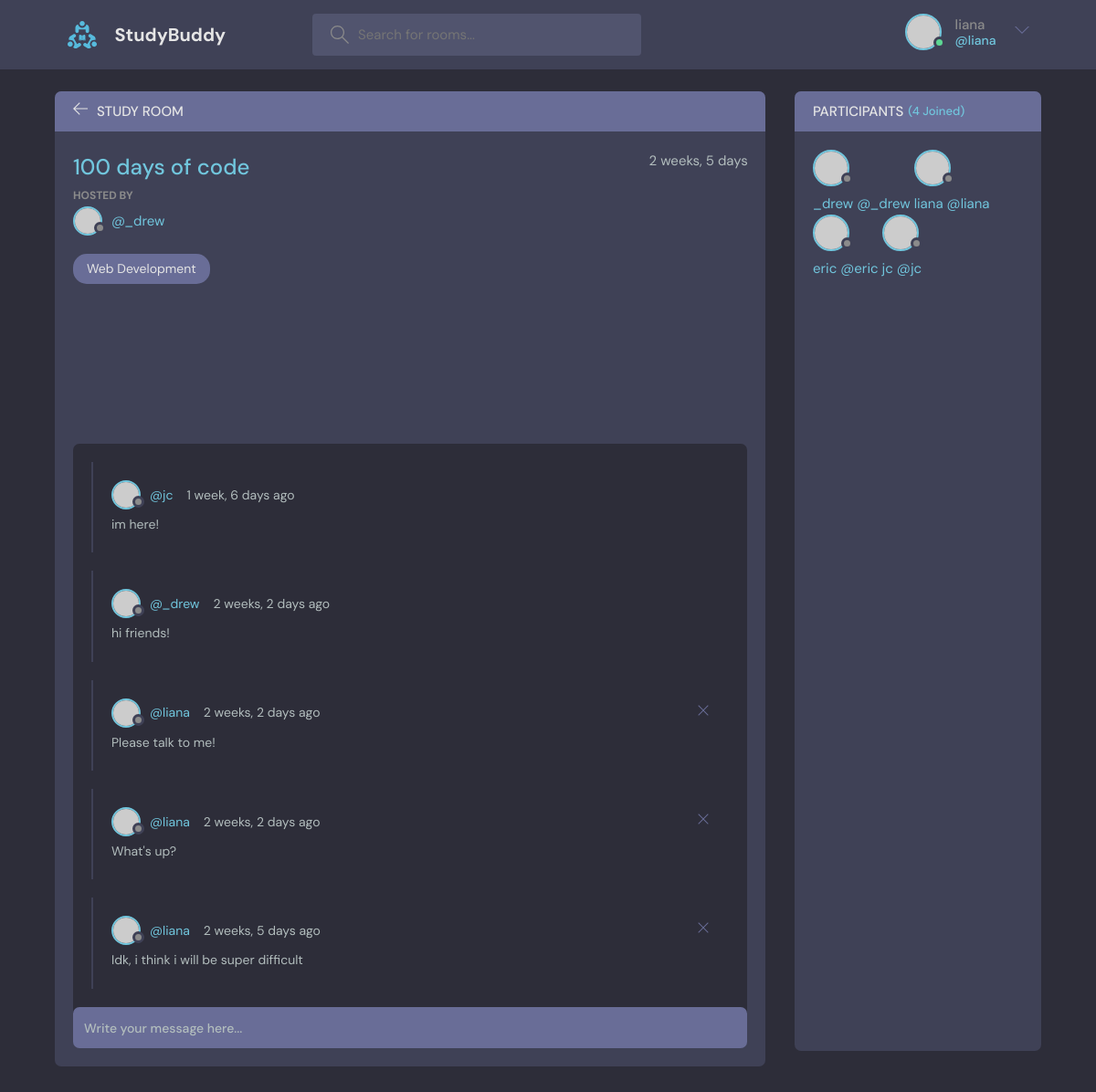
The app's page /room/2/ (signed in) with its own data.
### base/models.py (models this page shows, shortened)
class Room(models.Model):
    host = models.ForeignKey(
        User,
        on_delete=models.SET_NULL, null=True
        )
    topic = models.ForeignKey(
        Topic,
        on_delete=models.SET_NULL, null=True
        )
    name = models.CharField(max_length=200)
    description = models.TextField(null=True, blank=True)
    participants = models.ManyToManyField(User, related_name='participants', blank=True)
    updated = models.DateTimeField(auto_now=True)
    created = models.DateTimeField(auto_now_add=True)
    class Meta:
        ordering = ['-updated', '-created']

class Topic(models.Model):
    name = models.CharField(max_length=200)
    def __str__(self):
        return self.name

class Message(models.Model):
    user = models.ForeignKey(
        User,
        on_delete=models.CASCADE
    )
    room = models.ForeignKey(
        Room,
        on_delete=models.CASCADE
    )
    body = models.TextField()
    updated = models.DateTimeField(auto_now=True)
    created = models.DateTimeField(auto_now_add=True)
    class Meta:
        ordering = ['-updated', '-created']

### base/views.py (the view, shortened to what this page needs)
# urls.py: path('room/<str:pk>/', views.room, name="room"),
def room(request, pk):
    room = Room.objects.get(id=pk)
    room_messages = room.message_set.all().order_by('-created')
    participants = room.participants.all()
    context = {
        'room':room,
        'room_messages': room_messages,
        'participants': participants,
    }
    return render(request, 'base/room.html', context)

### base/templates/base/room.html (shortened to what this page needs)
{% extends 'main.html' %}
{% block content %}
    <main class="profile-page layout layout--2">
      <div class="container">
        <div class="room">
          <div class="room__top">
            <div class="room__topLeft">
              <a href="{% url 'home' %}">
                <svg version="1.1" xmlns="http://www.w3.org/2000/svg" width="32" height="32" viewBox="0 0 32 32">
                  <title>arrow-left</title>
                  <path
                    d="M13.723 2.286l-13.723 13.714 13.719 13.714 1.616-1.611-10.96-10.96h27.625v-2.286h-27.625l10.965-10.965-1.616-1.607z"
                  ></path>
                </svg>
              </a>
              <h3>Study Room</h3>
            </div>
          </div>
          <div class="room__box scroll">
            <div class="room__header scroll">
              <div class="room__info">
                <h3>{{room.name}}</h3>
                <span>{{room.created|timesince}}</span>
              </div>
              <div class="room__hosted">
                <p>Hosted By</p>
                <a href="{% url 'user-profile' room.host.id %}" class="room__author">
                  <div class="avatar avatar--small">
                    <img src="https://randomuser.me/api/portraits/men/37.jpg" />
                  </div>
                  <span>@{{room.host.username}}</span>
                </a>
              </div>
              <span class="room__topics">{{room.topic}}</span>
            </div>
            <div class="room__conversation">
              <div class="threads scroll">
                {% for message in room_messages %}
                <div class="thread">
                  <div class="thread__top">
                    <div class="thread__author">
                      <a href="{% url 'user-profile' message.user.id %}" class="thread__authorInfo">
                        <div class="avatar avatar--small">
                          <img src="https://randomuser.me/api/portraits/men/37.jpg" />
                        </div>
                        <span>@{{message.user.username}}</span>
                      </a>
                      <span class="thread__date"> {{message.created|timesince}} ago </span>
                    </div>
                    {% if request.user == message.user %}
                    <a href="{% url 'delete-message' message.id %}">
                    <div class="thread__delete">
                      <svg version="1.1" xmlns="http://www.w3.org/2000/svg" width="32" height="32" viewBox="0 0 32 32">
                        <title>remove</title>
                        <path
                          d="M27.314 6.019l-1.333-1.333-9.98 9.981-9.981-9.981-1.333 1.333 9.981 9.981-9.981 9.98 1.333 1.333 9.981-9.98 9.98 9.98 1.333-1.333-9.98-9.98 9.98-9.981z"
                        ></path>
                      </svg>
                    </div>
                  </a>
                    {% endif %}
                  </div>
                  <div class="thread__details">
                    {{message.body}}
                  </div>
                </div>
                {% endfor %}
              </div>
            </div>
          </div>
          <div class="room__message">
            <form action="" method="POST">
              <input name="body" placeholder="Write your message here..." />
            </form>
          </div>
        </div>
        <div class="participants">
          <h3 class="participants__top">Participants <span>({{participants.count}} Joined)</span></h3>
          <div class="participants__list scroll">
            {% for user in participants %}
            <a href=" {% url 'user-profile' user.id %} class="participant">
              <div class="avatar avatar--medium">
                <img src="https://randomuser.me/api/portraits/men/37.jpg" />
              </div>
              <p>
                {{user.username}}
                <span>@{{user.username}}</span>
              </p>
            </a>
            {% endfor %}
          </div>
        </div>
      </div>
    </main>
    {% endblock content %}

### templates/navbar.html (shortened to what this page needs)
{% load static %}
<header class="header header--loggedIn">
    <div class="container">
      <a href="{% url 'home' %}" class="header__logo">
        <img src="{% static 'images/logo.svg' %} " />
        <h1>StudyBuddy</h1>
      </a>
      <form class="header__search" method="GET" action="{% url 'home' %}">
        <label>
          <input name="q" placeholder="Search for rooms..." />
        </label>
      </form>
      <nav class="header__menu">
        {% if request.user.is_authenticated %}
        <div class="header__user">
          <a href="{% url 'user-profile' user.id %}">
            <div class="avatar avatar--medium active">
              <img src="https://randomuser.me/api/portraits/men/37.jpg" />
            </div>
            <p>{{request.user.username}}<span>@{{request.user.username}}</span></p>
          </a>
          <button class="dropdown-button">
            <svg version="1.1" xmlns="http://www.w3.org/2000/svg" width="32" height="32" viewBox="0 0 32 32">
              <title>chevron-down</title>
              <path d="M16 21l-13-13h-3l16 16 16-16h-3l-13 13z"></path>
            </svg>
          </button>
        </div>
        {% else %}
                Not Logged In
        <a href="{% url 'login' %}">
          <img src="{% static 'images/avatar.svg' %}" />
          <p>Login</p>
        </a>
        {% endif %}
      </nav>
    </div>
  </header>

### records on screen
Room: name "100 days of code", created "2 weeks, 5 days", host.username "_drew", topic "Web Development"
Message: user.username "jc", created "1 week, 6 days", body "im here!"
Message: user.username "_drew", created "2 weeks, 2 days", body "hi friends!"
Message: user.username "liana", created "2 weeks, 2 days", body "Please talk to me!"
Message: user.username "liana", created "2 weeks, 2 days", body "What's up?"
Message: user.username "liana", created "2 weeks, 5 days", body "Idk, i think i will be super difficult"

### other values on screen
{{ request.user.username }} "liana"
{{ participants.count }} "4"
{{ user.username }} "_drew"
{{ user.username }} "liana"
{{ user.username }} "eric"
{{ user.username }} "jc"
